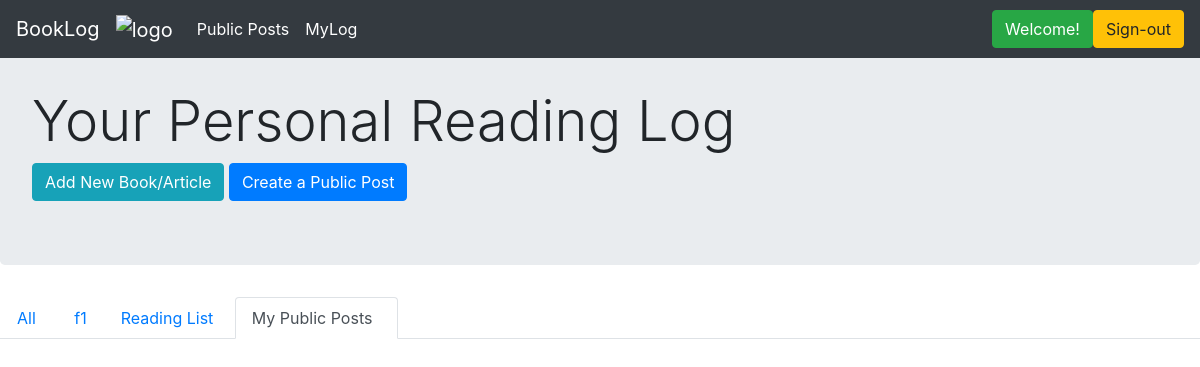
The app's page /publicposts (signed in), older data.
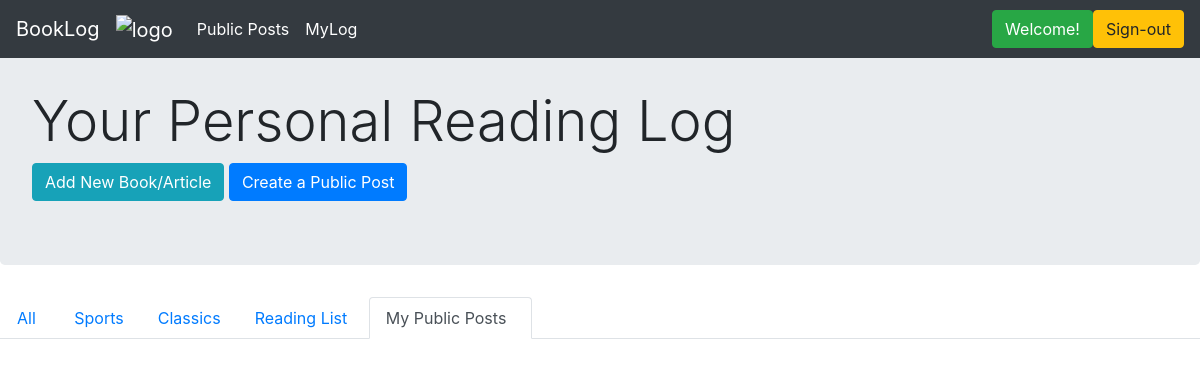
The same page, newer data.
### application/models.py (models this page shows)
class Category(db.Model):
    __tablename__ = 'categories'
    id = db.Column(db.Integer, primary_key=True)
    name = db.Column(db.String(150), index=True, nullable=False, unique=False)
    user_id = db.Column(db.Integer, ForeignKey('users.id'), nullable=False, index=False)
    user = relationship("User", backref="categories", foreign_keys=[user_id])

### application/routes.py (the view)
@main_bp.route("/publicposts", methods=['GET'])
@login_required
def my_public_posts():
    user = User.query.filter_by(id=session.get("user_id")).first()
    posts = user.public_posts
    return render_template("mypublicposts.html", posts = posts, cats=user.categories)

### application/auth.py (called while the page is built)
@auth_bp.before_app_request
def load_logged_in_user():
    user_id = session.get('user_id')
    if user_id is None:
        g.user = None
    else:
        g.user = User.query.filter_by(id=user_id).first()

def login_required(view):
    @functools.wraps(view)
    def wrapped_view(**kwargs):
        if g.user is None:
            return redirect(url_for('auth_bp.login'))
        return view(**kwargs)
    return wrapped_view

### application/routes.py (called while the page is built)
@main_bp.before_app_request
def load_logged_in_user():
    user_id = session.get('user_id')
    if user_id is None:
        g.user = None
    else:
        g.user = User.query.filter_by(id=user_id).first()

### application/templates/mypublicposts.html (shortened to what this page needs)
{% extends 'layout.html' %}
{% block content %}
<div class="jumbotron">
    <br>
    <h1 class="display-4">Your Personal Reading Log</h1>
    <a href="{{url_for('main_bp.create_new')}}" class="btn btn-info" role="button">Add New Book/Article</a>
    <a href="{{url_for('main_bp.create_public_post')}}" class="btn btn-primary" role="button">Create a Public Post</a>
</div>
<ul class="nav nav-tabs">
  <li class="nav-item"> <a class="nav-link" href="{{url_for('main_bp.myLog')}}">All&nbsp;</a> </li>
  {% for cat in cats %}
       <li class="nav-item"> <a class="nav-link" href="{{url_for('main_bp.myLogCat', cat_id=cat.id)}}">{{cat.name}}</a> </li>
  {% endfor %}
  <li class="nav-item"> <a class="nav-link" href="{{ url_for('main_bp.reading_list')}}">Reading List&nbsp;</a></li>
  <li class="nav-item"> <a class="nav-link active" href="#">My Public Posts&nbsp;&nbsp;</a></li>
  <div class="btn-toolbar" role="toolbar">
  </div>
</ul>
{% endblock %}

### application/templates/layout.html (shortened to what this page needs)
<!DOCTYPE html>
<html lang="en">
  <head>
    <link rel="stylesheet" href="https://maxcdn.bootstrapcdn.com/bootstrap/4.5.0/css/bootstrap.min.css">
  </head>
  <body>
    <nav class="navbar navbar-expand-lg navbar-dark bg-dark fixed-top">
       <a class="navbar-brand" href="{{url_for('main_bp.hello')}}">BookLog</a>
       <a class="navbar-brand" href="{{url_for('main_bp.hello')}}"">
            <img src="https://raw.githubusercontent.com/abhinavmodugula/reading_log/master/application/static/images/logo.png" alt="logo" style="width:40px;">
       </a>
       <div class="collapse navbar-collapse" id="navbarSupportedContent">
          <ul class="navbar-nav mr-auto">
             <li class="nav-item active">
             <a class="nav-link" href="{{url_for('main_bp.all_public_posts')}}">Public Posts <span class="sr-only">(current)</span></a></li>
             <li class="nav-item"> <a class="nav-link active" href="{{url_for('main_bp.myLog')}}">MyLog</a> </li>
          </ul>
          {% if user != "None" %}
              <a href="#" class="btn btn-success" role="button">Welcome!</a>
              <a href="{{url_for('auth_bp.signout')}}" class="btn btn-warning" role="button">Sign-out</a>
          {% else %}
              <a href="{{url_for('auth_bp.login')}}" class="btn btn-success" role="button">Log-in</a>
              <a href="{{url_for('auth_bp.signup')}}" class="btn btn-primary" role="button">Sign-up</a>
          {% endif %}
       </div>
    </nav>
    {% block content %}{% endblock %}
  </body>
</html>

Row changes from the older to the newer data that the page shows:
changed Category: name "f1" → "Sports"
added Category: name "Classics"
